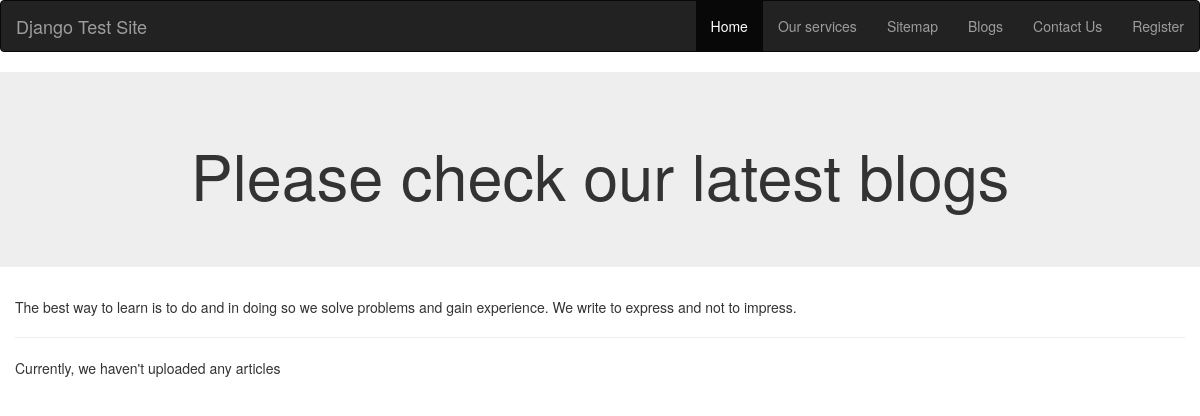
/blogs/, run on an earlier commit of the app's database.
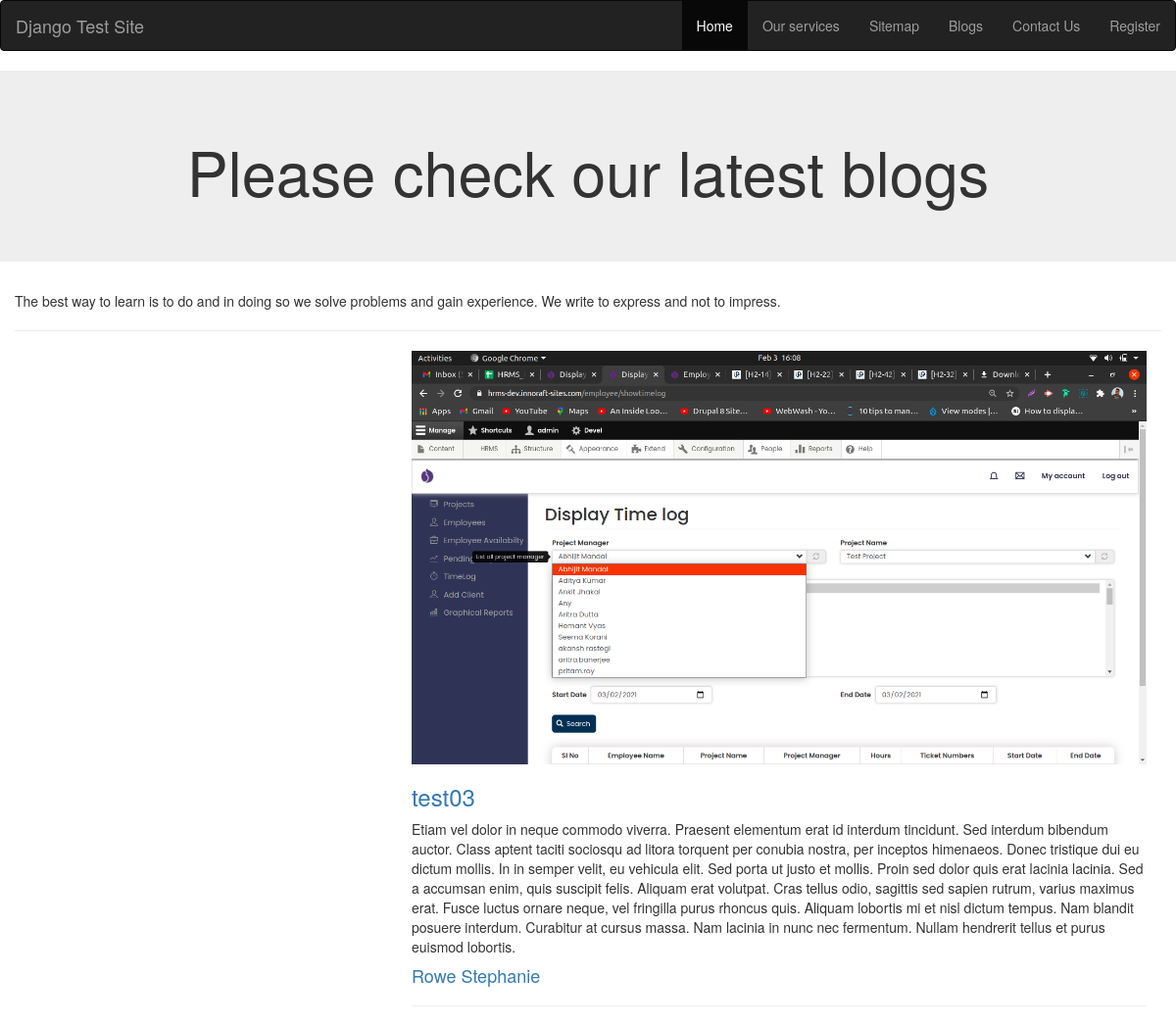
And on a later commit of the database.
### blogs/models.py (models this page shows, shortened)
class Blog_Model(models.Model):
    title = models.CharField(max_length=200)
    summary = models.TextField(max_length=300, blank=True, null=True)
    description = models.TextField(max_length=10000, blank=True, null=True)
    image = models.ImageField(upload_to='blog-images/')
    author = models.ForeignKey('Author', on_delete=models.SET_NULL, null=True, blank=True)
    blog_status = models.IntegerField(choices=STATUS, default=0)
    date_created = models.DateTimeField(auto_now_add=True, null=True, blank=True)
    class Meta:
        ordering = ['-date_created']

class Author(models.Model):
    first_name = models.CharField(max_length=100)
    last_name = models.CharField(max_length=100)
    date_of_birth = models.DateField(null=True, blank=True)
    date_of_death = models.DateField('Died', null=True, blank=True)
    def __str__(self):
        return f'{self.last_name} {self.first_name}'

### blogs/views.py (the view)
# urls.py: path('', views.blog_list, name='list-blogs'),
def blog_list(request):
    total_blogs = Blog_Model.objects.all().order_by('-date_created').filter(blog_status=2)
    blog_dict = {'blogs': total_blogs}
    return render(request, 'blog_templates/blog_listing.html', context=blog_dict)

### templates/blog_templates/blog_listing.html
<!DOCTYPE html>
{% extends 'basic_app/base.html'%}
{% block body_block %}
  <h1>Please check our latest blogs</h1>
{% endblock %}
{% block content %}
  <p>The best way to learn is to do and in doing so
    we solve problems and gain experience. We write to
    express and not to impress.</p>
    <hr>
    {% if blogs%}
      {% for blog in blogs %}
      <div class="col-md-8 col-md-offset-4">
            <div class="team-wrapper">
                <div class="blog-img">
                    <img src="{{ blog.image.url }}" class="img-responsive"  alt="{{ blog.title }}">
                </div>
                <div class="blog-title">
                    <h3>
                        <a href="#">{{ blog.title }}</a>
                    </h3>
                </div>
                <div class="blog-des">
                  <p>
                    {{ blog.description }}
                  </p>
                  <h4><a href='#'>{{ blog.author }}</h4>
                </div>
            </div>
            <hr>
      </div>
      {% endfor %}
    {% else %}
    <p>Currently, we haven't uploaded any articles</p>
  {% endif %}
{% endblock %}

### templates/basic_app/base.html (shortened to what this page needs)
<!DOCTYPE html>
<html lang="en" dir="ltr">
  <head>
    <link rel="stylesheet" href="https://maxcdn.bootstrapcdn.com/bootstrap/3.4.1/css/bootstrap.min.css">
  </head>
  <body>
    <nav class='navbar navbar-inverse'>
      <div class="container-fluid">
        <div class="navbar-header">
          <a class="navbar-brand" href="#">Django Test Site</a>
        </div>
        <ul class='nav navbar-nav navbar-right'>
          <li class='active'><a href="{% url 'Home' %}">Home</a></li>
          <li><a href="{% url 'basic_app:our services'%}">Our services</a></li>
          <li><a href="{% url 'basic_app:sitemap' %}">Sitemap</a></li>
          <li><a href="{% url 'blogs:list-blogs' %}">Blogs</a></li>
          <li><a href="{% url 'user-contact' %}">Contact Us</a></li>
          <li><a href="{% url 'blogs:register' %}">Register</a></li>
        </ul>
      </div>
    </nav>
    <div class="jumbotron text-center">
      <div class="container">
        {% block body_block %}
        {% endblock %}
      </div>
    </div>
    <div class="container-fluid">
      {% block content %}
      {% endblock %}
    </div>
  </body>
</html>

What changed in the data, as far as the page shows it:
now on this page (row edited): Blog_Model: image (picture), title "test03", description "Etiam vel dolor in neque commodo viverra. Praesent elementum erat id interdum tincidunt. Sed interdum bibendum auctor. Class aptent taciti sociosqu ad litora torquent per conubia nostra, per inceptos himenaeos. Donec tristique dui eu dictum mollis. In in semper velit, eu vehicula elit. Sed porta ut justo et mollis. Proin sed dolor quis erat lacinia lacinia. Sed a accumsan enim, quis suscipit felis. Aliquam erat volutpat. Cras tellus odio, sagittis sed sapien rutrum, varius maximus erat. Fusce luctus ornare neque, vel fringilla purus rhoncus quis. Aliquam lobortis mi et nisl dictum tempus. Nam blandit posuere interdum. Curabitur at cursus massa. Nam lacinia in nunc nec fermentum. Nullam…", author "Rowe Stephanie"
Also different on the page:
text no longer shown: "Currently, we haven't uploaded any articles"
